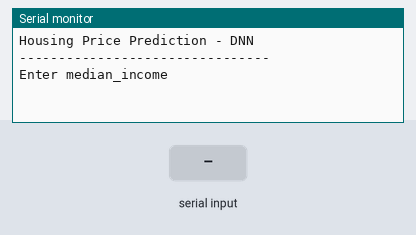
The sketch below on a simulated Arduino Uno, built with avr-gcc and run on an emulated ATmega328P. Shown: the last lines printed to the serial monitor. The test bench sets the inputs (shaded band).

Above: at 2.2 s.
2.3 s: "90,45\n" received over Serial
At 3.2 s:
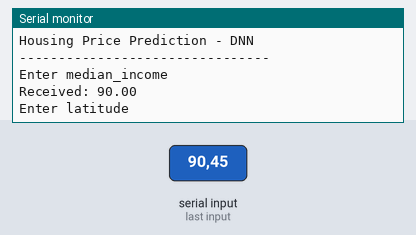
3.8 s: "30,150\n" received over Serial
At 4.5 s:
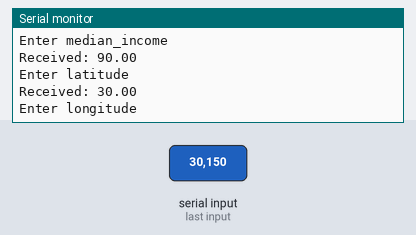
5.3 s: "0\n" received over Serial
At 5.7 s:
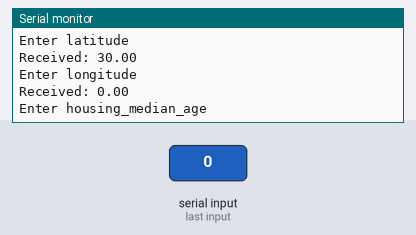
6.8 s: "5\n" received over Serial
At 7.6 s:
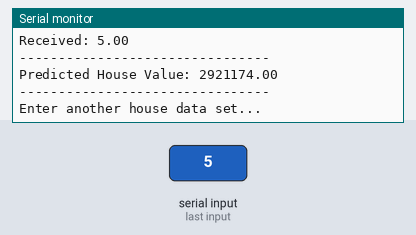
Timing chart, 0 to 9.3 s (numbered marks = the images above; inputs shaded):
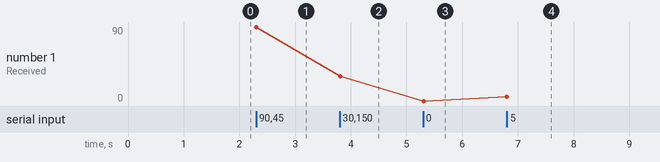

Measured:
- after the input at 2.3 s, the serial monitor: prints a new line at once (image 1)
- after the input at 3.8 s, the serial monitor: prints a new line at once (image 2)
- after the input at 5.3 s, the serial monitor: prints a new line at once (image 3)
- after the input at 6.8 s, the serial monitor: prints a new line at once (image 4)
- plotted number 1: 90 → 30 after the input at 3.8 s, 30 → 0 after the input at 5.3 s, 0 → 5 after the input at 6.8 s

The sketch:

housing_arduino_using_dnn.ino
```cpp
#include "housing_fnn.h"


// ===============================
// ReLU Activation
// ===============================

float relu(float x)
{
  return (x > 0) ? x : 0;
}


// ===============================
// Dense Layer
// ===============================

void dense(
    float *input,
    float *output,
    float *weights,
    float *bias,
    int input_size,
    int output_size
)
{
  for(int i = 0; i < output_size; i++)
  {
    float sum = bias[i];

    for(int j = 0; j < input_size; j++)
    {
      sum += input[j] * weights[j * output_size + i];
    }

    output[i] = sum;
  }
}


// ===============================
// Take Input
// ===============================

float getInput(String name)
{
  Serial.print("Enter ");
  Serial.println(name);


  while(Serial.available() == 0)
  {
    delay(10);
  }


  float value = Serial.parseFloat();


  // Clear remaining characters (\n,\r)
  while(Serial.available())
  {
    Serial.read();
  }


  Serial.print("Received: ");
  Serial.println(value);


  return value;
}


// ===============================
// Setup
// ===============================

void setup()
{
  Serial.begin(115200);

  delay(1000);

  Serial.println();
  Serial.println("Housing Price Prediction - DNN");
  Serial.println("--------------------------------");
}


// ===============================
// Loop
// ===============================

void loop()
{

  // Input order:
  // median_income
  // latitude
  // longitude
  // housing_median_age


  float input[4];


  input[0] = getInput("median_income");

  input[1] = getInput("latitude");

  input[2] = getInput("longitude");

  input[3] = getInput("housing_median_age");


  // ===============================
  // Normalize Input
  // ===============================

  float scaled[4];


  for(int i = 0; i < 4; i++)
  {
    scaled[i] =
      (input[i] - INPUT_MEAN[i])
      /
      INPUT_STD[i];
  }


  // ===============================
  // Layer 1
  // 4 -> 8
  // ===============================

  float layer1[8];


  dense(
    scaled,
    layer1,
    weight1,
    bias1,
    4,
    8
  );


  for(int i=0;i<8;i++)
  {
    layer1[i] = relu(layer1[i]);
  }


  // ===============================
  // Layer 2
  // 8 -> 4
  // ===============================

  float layer2[4];


  dense(
    layer1,
    layer2,
    weight2,
    bias2,
    8,
    4
  );


  for(int i=0;i<4;i++)
  {
    layer2[i] = relu(layer2[i]);
  }


  // ===============================
  // Output Layer
  // 4 -> 1
  // ===============================

  float output[1];


  dense(
    layer2,
    output,
    weight3,
    bias3,
    4,
    1
  );


  Serial.println("--------------------------------");

  Serial.print("Predicted House Value: ");

  Serial.println(output[0]);


  Serial.println("--------------------------------");

  Serial.println("Enter another house data set...");

  delay(1000);

}
```

housing_fnn.h
```cpp
#ifndef HOUSING_FNN_H
#define HOUSING_FNN_H


float INPUT_MEAN[] = {
3.87069684,
35.64056895,
-119.58051328,
28.61501285,
};

float INPUT_STD[] = {
1.89776665,
2.13611534,
2.00583627,
12.57678794,
};

float weight1[] = {
15.96169186,
15.46023750,
9.22623730,
21.77391243,
19.29785538,
0.01036665,
19.42822266,
14.87917042,
-19.96025467,
-20.12391853,
-21.79425430,
14.20253754,
-15.87888432,
0.18252838,
12.66844749,
-16.33793831,
4.38438511,
4.23640728,
4.64966679,
-28.95174217,
-11.43052578,
0.20910373,
-28.11672211,
2.57808423,
4.22453165,
6.55471516,
15.03072929,
-1.74982214,
14.24166775,
0.03475905,
13.98530293,
-21.19790459,
};

float bias1[] = {
36.42977142,
36.13945389,
34.97528839,
36.33639526,
35.18228149,
-0.51785678,
35.71024323,
38.12349319,
};

float weight2[] = {
0.35415536,
23.54485512,
0.24770145,
0.62604219,
-0.38607368,
23.78375626,
-0.31900397,
-0.72972548,
-0.29474664,
25.06995964,
0.02676034,
-0.17010267,
-0.22636291,
27.32919884,
-0.26935202,
-0.48737848,
-0.25041032,
29.93962288,
-0.10173220,
-0.46610647,
0.39744928,
-0.20819314,
-0.09912781,
0.30841514,
0.09686884,
27.71163750,
-0.62737620,
-0.42361134,
-0.12908357,
27.06978989,
-0.01477764,
-0.20473750,
};

float bias2[] = {
-0.07853238,
31.96750641,
-0.28391826,
-0.04294192,
};

float weight3[] = {
-1.00987291,
28.70016289,
-0.10163658,
-0.64456838,
};

float bias3[] = {
29.41570091,
};


#endif
```
